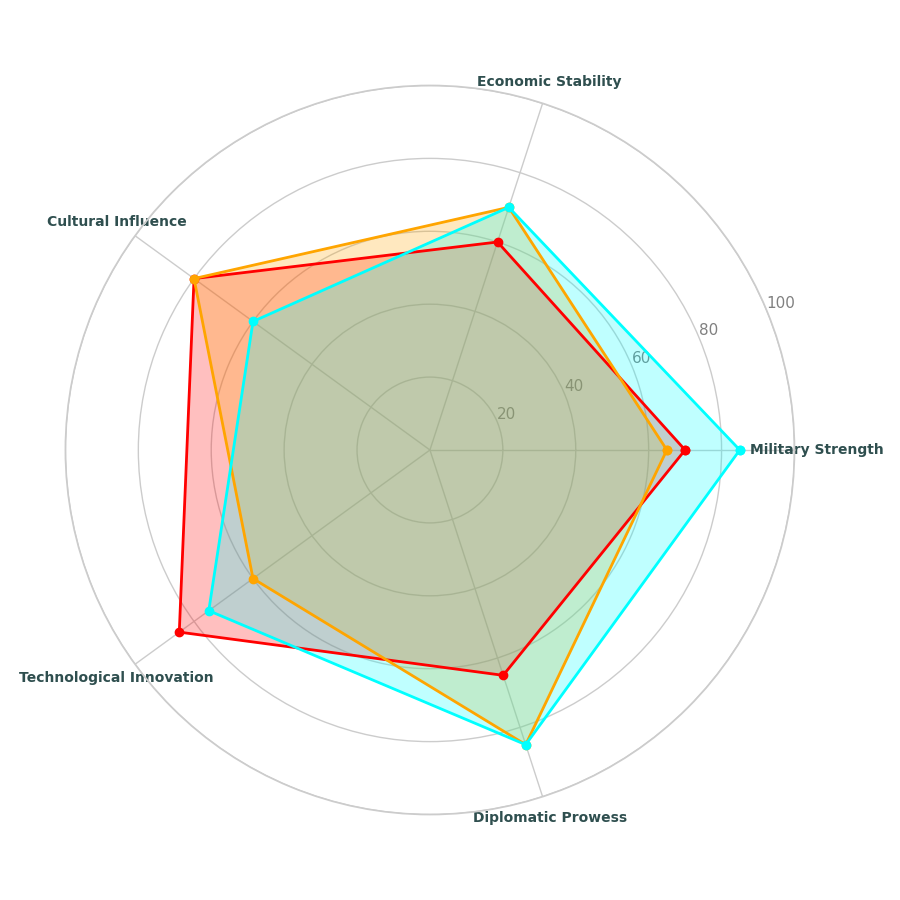

Write Python code to recreate this figure.
import matplotlib.pyplot as plt
import numpy as np

attributes = ['Military Strength', 'Economic Stability', 'Cultural Influence', 
              'Technological Innovation', 'Diplomatic Prowess']

eldoria_stats = [70, 60, 80, 85, 65]
dracoria_stats = [65, 70, 80, 60, 85]
lunaria_stats = [85, 70, 60, 75, 85]

data = [eldoria_stats, dracoria_stats, lunaria_stats]
colors = ['red', 'orange', 'cyan']  # New colors

num_vars = len(attributes)
angles = np.linspace(0, 2 * np.pi, num_vars, endpoint=False).tolist()
angles += angles[:1]

def create_radar_chart(ax, data, color):
    data += data[:1]
    ax.plot(angles, data, color=color, linewidth=2, linestyle='solid', marker='o')
    ax.fill(angles, data, color=color, alpha=0.25)

fig, ax = plt.subplots(figsize=(9, 9), subplot_kw=dict(polar=True))

for i in range(len(data)):
    create_radar_chart(ax, data[i], colors[i])

ax.set_yticks([20, 40, 60, 80, 100])
ax.set_yticklabels([str(i) for i in range(20, 120, 20)], color='gray')
ax.set_xticks(angles[:-1])
ax.set_xticklabels(attributes, fontsize=10, color='darkslategray', weight='bold')

for label, angle in zip(ax.get_xticklabels(), angles):
    label.set_horizontalalignment('center')

plt.tight_layout()
plt.show()
